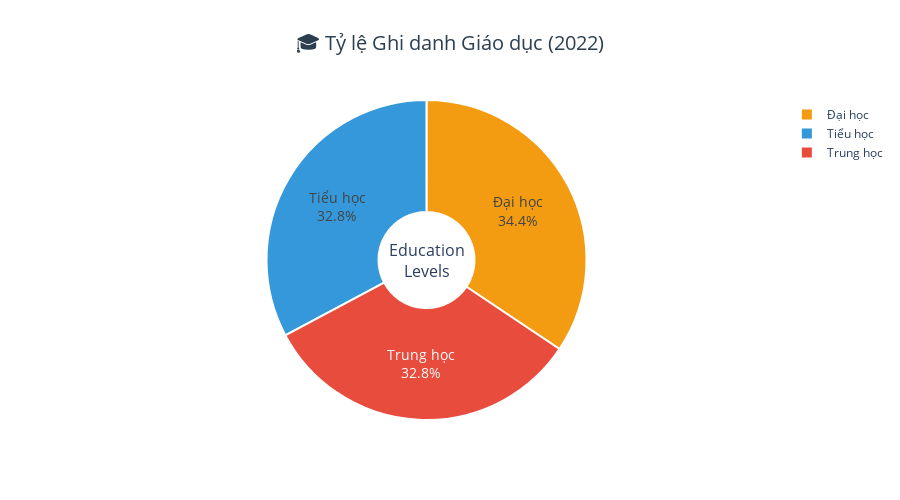

The notebook cell this image was saved under:
### Markdown cell above
### 🥧 B2. Pie Chart - Current Education Levels Distribution

### Code cell
# Education levels pie chart
if datasets['education'] is not None:
    df_edu = datasets['education'].copy()
    # helper: find column by exact or partial match from keywords
    def find_col(df, keywords):
        cols = df.columns.tolist()
        # exact match first
        for k in keywords:
            for c in cols:
                if k.lower() == c.lower():
                    return c
        # then partial contains
        for k in keywords:
            for c in cols:
                if k.lower() in c.lower():
                    return c
        return None
    
    prim_keys = ['Primary_Completion_Rate_Pct', 'Primary_Completion_Rate', 'Primary_Completion', 'Primary_Rate_Pct', 'Primary_Rate']
    sec_keys = ['Secondary_Enrollment_Rate_Pct', 'Secondary_Enrollment_Rate', 'Secondary_Enrollment', 'Secondary_Rate_Pct', 'Secondary_Rate']
    tert_keys = ['Tertiary_Enrollment_Rate_Pct', 'Tertiary_Enrollment_Rate', 'Tertiary_Enrollment', 'Tertiary_Rate_Pct', 'Tertiary_Rate']
    
    prim_col = find_col(df_edu, prim_keys)
    sec_col = find_col(df_edu, sec_keys)
    tert_col = find_col(df_edu, tert_keys)
    
    # fallback: pick first three numeric columns (excluding Year)
    if not prim_col or not sec_col or not tert_col:
        numeric = df_edu.select_dtypes(include=['number']).columns.tolist()
        numeric = [c for c in numeric if c != 'Year']
        if len(numeric) >= 3:
            prim_col = prim_col or numeric[0]
            sec_col = sec_col or numeric[1]
            tert_col = tert_col or numeric[2]
        else:
            raise KeyError(f'Education columns not found. Available: {list(df_edu.columns)}')
    
    # Ensure we have the columns in the dataframe
    for col in [prim_col, sec_col, tert_col]:
        if col not in df_edu.columns:
            raise KeyError(f'Required education column {col} missing from dataframe columns: {list(df_edu.columns)}')
    
    # Work on a copy and standardize column names
    edu_work = df_edu[['Year', prim_col, sec_col, tert_col]].dropna().copy()
    edu_work = edu_work.rename(columns={prim_col: 'Primary_Completion_Rate_Pct',
                                         sec_col: 'Secondary_Enrollment_Rate_Pct',
                                         tert_col: 'Tertiary_Enrollment_Rate_Pct'})
    
    # If values look like fractions (<=1), convert to percent
    for col in ['Primary_Completion_Rate_Pct', 'Secondary_Enrollment_Rate_Pct', 'Tertiary_Enrollment_Rate_Pct']:
        if edu_work[col].abs().max() <= 1.0:
            edu_work[col] = edu_work[col] * 100
            print(f'  • Converted {col} from fraction to percent (multiplied by 100).')
    
    # Now proceed to plot using standardized pct columns
    if len(edu_work) > 0:
        latest_year = int(edu_work['Year'].max())
        latest = edu_work[edu_work['Year'] == latest_year].iloc[0]
        
        levels = ['Tiểu học', 'Trung học', 'Đại học']
        values = [
            latest['Primary_Completion_Rate_Pct'],
            latest['Secondary_Enrollment_Rate_Pct'],
            latest['Tertiary_Enrollment_Rate_Pct']
        ]
        
        colors = ['#3498db', '#e74c3c', '#f39c12']
        
        fig = go.Figure(data=[go.Pie(
            labels=levels,
            values=values,
            hole=.3,  # Donut style
            marker=dict(colors=colors, line=dict(color='white', width=2)),
            textinfo='label+percent',
            textfont=dict(size=14),
            hovertemplate='<b>%{label}</b><br>Tỷ lệ: %{value:.1f}%<br>Percentage: %{percent}<extra></extra>'
        )])
        
        fig.update_layout(
            title={
                'text': f"🎓 Tỷ lệ Ghi danh Giáo dục ({latest_year})",
                'x': 0.5,
                'xanchor': 'center',
                'font': {'size': 20, 'color': '#2c3e50'}
            },
            template='plotly_white',
            height=500,
            showlegend=True,
            annotations=[dict(text='Education<br>Levels', x=0.5, y=0.5, font_size=16, showarrow=False)]
        )
        
        fig.show()
        
        print(f"🎓 Education Enrollment Rates ({latest_year}):")
        for level, value in zip(levels, values):
            print(f"   • {level}: {value:.1f}%")

### Figure 1 — Plotly figure (JSON) as saved in the notebook; plotly's stock layout.template omitted (floating-point values rounded to 4 significant figures)
{"data": [{"hole": 0.3, "hovertemplate": "<b>%{label}</b><br>Tỷ lệ: %{value:.1f}%<br>Percentage: %{percent}<extra></extra>", "labels": ["Tiểu học", "Trung học", "Đại học"], "marker": {"colors": ["#3498db", "#e74c3c", "#f39c12"], "line": {"color": "white", "width": 2}}, "textfont": {"size": 14}, "textinfo": "label+percent", "type": "pie", "values": [96.13, 96.13, 100.8]}], "layout": {"annotations": [{"font": {"size": 16}, "showarrow": false, "text": "Education<br>Levels", "x": 0.5, "y": 0.5}], "height": 500, "showlegend": true, "title": {"font": {"color": "#2c3e50", "size": 20}, "text": "🎓 Tỷ lệ Ghi danh Giáo dục (2022)", "x": 0.5, "xanchor": "center"}}}
